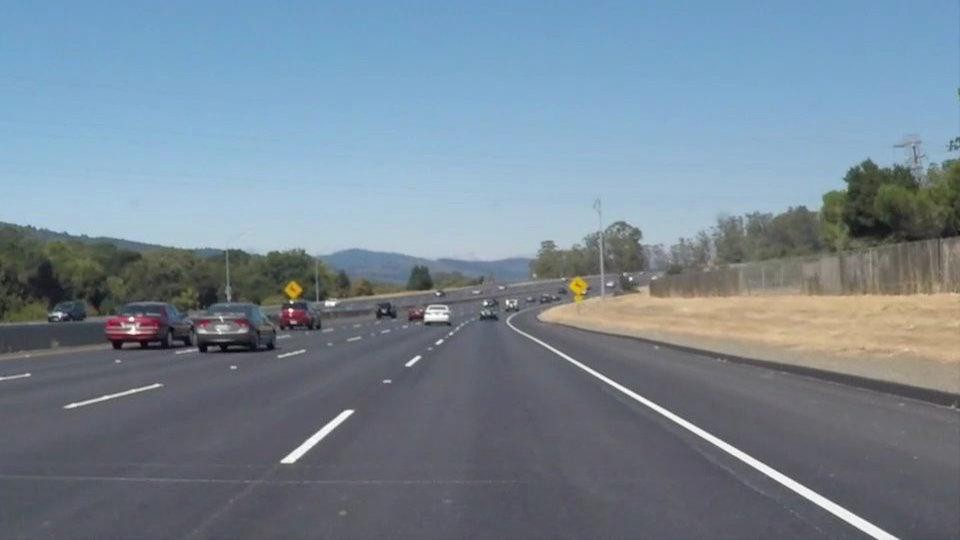
#> input picture src/lane.jpeg, 960 x 540 px
$ python -i curved_lane.py   (imports and definitions only)   (older library calls are emulated)
#> lines starting #> are read from the running program, lines starting #| are printed output that depends on the picture; after the words box and inside, x2 and y2 are one past the last pixel; in counts of white or black regions, pixels touching at a corner belong together

# coding: utf-8

# In[2]:


import numpy as np
import pandas as pd
import cv2
import os
import glob
import matplotlib.pyplot as plt
import pickle

# [1 line not run here, left out]


# ## Calibration & Distortion Correction

# In[3]:


def undistort(img, cal_dir='cal_pickle.p'):
    #cv2.imwrite('camera_cal/test_cal.jpg', dst)
    with open(cal_dir, mode='rb') as f:
        file = pickle.load(f)
    mtx = file['mtx']
    dist = file['dist']
    dst = cv2.undistort(img, mtx, dist, None, mtx)

    return dst


# ## Pipeline and Perspective warp

# In[4]:


def pipeline(img, s_thresh=(100, 255), sx_thresh=(15, 255)):
    img = undistort(img)
    img = np.copy(img)
    # Convert to HLS color space and separate the V channel
    hls = cv2.cvtColor(img, cv2.COLOR_RGB2HLS).astype(np.float)
    l_channel = hls[:,:,1]
    s_channel = hls[:,:,2]
    h_channel = hls[:,:,0]
    # Sobel x
    sobelx = cv2.Sobel(l_channel, cv2.CV_64F, 1, 1) # Take the derivative in x
    abs_sobelx = np.absolute(sobelx) # Absolute x derivative to accentuate lines away from horizontal
    scaled_sobel = np.uint8(255*abs_sobelx/np.max(abs_sobelx))

    # Threshold x gradient
    sxbinary = np.zeros_like(scaled_sobel)
    sxbinary[(scaled_sobel >= sx_thresh[0]) & (scaled_sobel <= sx_thresh[1])] = 1

    # Threshold color channel
    s_binary = np.zeros_like(s_channel)
    s_binary[(s_channel >= s_thresh[0]) & (s_channel <= s_thresh[1])] = 1

    color_binary = np.dstack((np.zeros_like(sxbinary), sxbinary, s_binary)) * 255

    combined_binary = np.zeros_like(sxbinary)
    combined_binary[(s_binary == 1) | (sxbinary == 1)] = 1
    return combined_binary

def perspective_warp(img,
                     dst_size=(1280,720),
                     src=np.float32([(0.43,0.65),(0.58,0.65),(0.1,1),(1,1)]),
                     dst=np.float32([(0,0), (1, 0), (0,1), (1,1)])):
    img_size = np.float32([(img.shape[1],img.shape[0])])
    src = src* img_size
    # For destination points, I'm arbitrarily choosing some points to be
    # a nice fit for displaying our warped result
    # again, not exact, but close enough for our purposes
    dst = dst * np.float32(dst_size)
    # Given src and dst points, calculate the perspective transform matrix
    M = cv2.getPerspectiveTransform(src, dst)
    # Warp the image using OpenCV warpPerspective()
    warped = cv2.warpPerspective(img, M, dst_size)
    return warped

def inv_perspective_warp(img,
                     dst_size=(1280,720),
                     src=np.float32([(0,0), (1, 0), (0,1), (1,1)]),
                     dst=np.float32([(0.43,0.65),(0.58,0.65),(0.1,1),(1,1)])):
    img_size = np.float32([(img.shape[1],img.shape[0])])
    src = src* img_size
    # For destination points, I'm arbitrarily choosing some points to be
    # a nice fit for displaying our warped result
    # again, not exact, but close enough for our purposes
    dst = dst * np.float32(dst_size)
    # Given src and dst points, calculate the perspective transform matrix
    M = cv2.getPerspectiveTransform(src, dst)
    # Warp the image using OpenCV warpPerspective()
    warped = cv2.warpPerspective(img, M, dst_size)
    return warped

def get_hist(img):
    hist = np.sum(img[img.shape[0]//2:,:], axis=0)
    return hist


# ## Sliding Window Algorithm and Curve Plotting

# In[5]:


left_a, left_b, left_c = [],[],[]
right_a, right_b, right_c = [],[],[]

def sliding_window(img, nwindows=9, margin=150, minpix = 1, draw_windows=True):
    global left_a, left_b, left_c,right_a, right_b, right_c
    left_fit_= np.empty(3)
    right_fit_ = np.empty(3)
    out_img = np.dstack((img, img, img))*255

    histogram = get_hist(img)
    # find peaks of left and right halves
    midpoint = int(histogram.shape[0]/2)
    leftx_base = np.argmax(histogram[:midpoint])
    rightx_base = np.argmax(histogram[midpoint:]) + midpoint


    # Set height of windows
    window_height = np.int(img.shape[0]/nwindows)
    # Identify the x and y positions of all nonzero pixels in the image
    nonzero = img.nonzero()
    nonzeroy = np.array(nonzero[0])
    nonzerox = np.array(nonzero[1])
    # Current positions to be updated for each window
    leftx_current = leftx_base
    rightx_current = rightx_base


    # Create empty lists to receive left and right lane pixel indices
    left_lane_inds = []
    right_lane_inds = []

    # Step through the windows one by one
    for window in range(nwindows):
        # Identify window boundaries in x and y (and right and left)
        win_y_low = img.shape[0] - (window+1)*window_height
        win_y_high = img.shape[0] - window*window_height
        win_xleft_low = leftx_current - margin
        win_xleft_high = leftx_current + margin
        win_xright_low = rightx_current - margin
        win_xright_high = rightx_current + margin
        # Draw the windows on the visualization image
        if draw_windows == True:
            cv2.rectangle(out_img,(win_xleft_low,win_y_low),(win_xleft_high,win_y_high),
            (100,255,255), 3)
            cv2.rectangle(out_img,(win_xright_low,win_y_low),(win_xright_high,win_y_high),
            (100,255,255), 3)
        # Identify the nonzero pixels in x and y within the window
        good_left_inds = ((nonzeroy >= win_y_low) & (nonzeroy < win_y_high) &
        (nonzerox >= win_xleft_low) &  (nonzerox < win_xleft_high)).nonzero()[0]
        good_right_inds = ((nonzeroy >= win_y_low) & (nonzeroy < win_y_high) &
        (nonzerox >= win_xright_low) &  (nonzerox < win_xright_high)).nonzero()[0]
        # Append these indices to the lists
        left_lane_inds.append(good_left_inds)
        right_lane_inds.append(good_right_inds)
        # If you found > minpix pixels, recenter next window on their mean position
        if len(good_left_inds) > minpix:
            leftx_current = np.int(np.mean(nonzerox[good_left_inds]))
        if len(good_right_inds) > minpix:
            rightx_current = np.int(np.mean(nonzerox[good_right_inds]))


# [11 lines of commented-out code are left out]
    left_lane_inds = np.concatenate(left_lane_inds)
    right_lane_inds = np.concatenate(right_lane_inds)

    # Extract left and right line pixel positions
    leftx = nonzerox[left_lane_inds]
    lefty = nonzeroy[left_lane_inds]
    rightx = nonzerox[right_lane_inds]
    righty = nonzeroy[right_lane_inds]

    # Fit a second order polynomial to each
    left_fit = np.polyfit(lefty, leftx, 2)
    right_fit = np.polyfit(righty, rightx, 2)

    left_a.append(left_fit[0])
    left_b.append(left_fit[1])
    left_c.append(left_fit[2])

    right_a.append(right_fit[0])
    right_b.append(right_fit[1])
    right_c.append(right_fit[2])

    left_fit_[0] = np.mean(left_a[-10:])
    left_fit_[1] = np.mean(left_b[-10:])
    left_fit_[2] = np.mean(left_c[-10:])

    right_fit_[0] = np.mean(right_a[-10:])
    right_fit_[1] = np.mean(right_b[-10:])
    right_fit_[2] = np.mean(right_c[-10:])

    # Generate x and y values for plotting
    ploty = np.linspace(0, img.shape[0]-1, img.shape[0] )
    left_fitx = left_fit_[0]*ploty**2 + left_fit_[1]*ploty + left_fit_[2]
    right_fitx = right_fit_[0]*ploty**2 + right_fit_[1]*ploty + right_fit_[2]

    out_img[nonzeroy[left_lane_inds], nonzerox[left_lane_inds]] = [255, 0, 100]
    out_img[nonzeroy[right_lane_inds], nonzerox[right_lane_inds]] = [0, 100, 255]

    return out_img, (left_fitx, right_fitx), (left_fit_, right_fit_), ploty


def draw_lanes(img, left_fit, right_fit):
    ploty = np.linspace(0, img.shape[0]-1, img.shape[0])
    color_img = np.zeros_like(img)

    left = np.array([np.transpose(np.vstack([left_fit, ploty]))])
    right = np.array([np.flipud(np.transpose(np.vstack([right_fit, ploty])))])
    points = np.hstack((left, right))

    cv2.fillPoly(color_img, np.int_(points), (48, 185, 44 ))
    inv_perspective = inv_perspective_warp(color_img)
    inv_perspective = cv2.addWeighted(img, 1, inv_perspective, 0.7, 0)
    return inv_perspective


# In[6]:


def get_curve(img, leftx, rightx):
    ploty = np.linspace(0, img.shape[0]-1, img.shape[0])
    y_eval = np.max(ploty)
    ym_per_pix = 30.5/720 # meters per pixel in y dimension
    xm_per_pix = 3.7/720 # meters per pixel in x dimension
#     ym_per_pix=1
#     xm_per_pix=1
    # Fit new polynomials to x,y in world space
    print(img.shape)
    print(len(leftx))
    print(len(rightx))
    print(len(ploty*ym_per_pix))
    print(len(leftx*xm_per_pix))
    left_fit_cr = np.polyfit(ploty*ym_per_pix, leftx*xm_per_pix, 2)
    right_fit_cr = np.polyfit(ploty*ym_per_pix, rightx*xm_per_pix, 2)
    # Calculate the new radii of curvature
    left_curverad = ((1 + (2*left_fit_cr[0]*y_eval*ym_per_pix + left_fit_cr[1])**2)**1.5) / np.absolute(2*left_fit_cr[0])
    right_curverad = ((1 + (2*right_fit_cr[0]*y_eval*ym_per_pix + right_fit_cr[1])**2)**1.5) / np.absolute(2*right_fit_cr[0])

    car_pos = img.shape[1]/2
    l_fit_x_int = left_fit_cr[0]*img.shape[0]**2 + left_fit_cr[1]*img.shape[0] + left_fit_cr[2]
    r_fit_x_int = right_fit_cr[0]*img.shape[0]**2 + right_fit_cr[1]*img.shape[0] + right_fit_cr[2]
    lane_center_position = (r_fit_x_int + l_fit_x_int) /2
    center = (car_pos - lane_center_position) * xm_per_pix / 10
    # Now our radius of curvature is in meters
    return (left_curverad, right_curverad, center)


# ## Video Pipeline

# In[7]:


def vid_pipeline(img):
    global running_avg
    global index
    img_ = pipeline(img)
    img_ = perspective_warp(img_)
    out_img, curves, lanes, ploty = sliding_window(img_, draw_windows=False)
    curverad =get_curve(img, curves[0], curves[1])
    lane_curve = np.mean([curverad[0], curverad[1]])
    img = draw_lanes(img, curves[0], curves[1])

    font = cv2.FONT_HERSHEY_SIMPLEX
    fontColor = (0, 0, 0)
    fontSize=0.5
#     print(curverad[2])
    cv2.putText(img, 'Lane Curvature: {:.0f} m'.format(lane_curve), (570, 620), font, fontSize, fontColor, 2)
    cv2.putText(img, 'Vehicle offset: {:.4f} m'.format(curverad[2]), (570, 650), font, fontSize, fontColor, 2)
    ret, jpeg = cv2.imencode('.jpg', img)
    return jpeg.tobytes()


# [31 lines of commented-out code are left out]

>>> import cv2
>>> picture = cv2.cvtColor(cv2.imread('lane.jpeg'), cv2.COLOR_BGR2RGB)
>>> result = vid_pipeline(picture)
#> (reads src/cal_pickle.p from the repository)
#> in pipeline, `l_channel = hls[:,:,1]`:
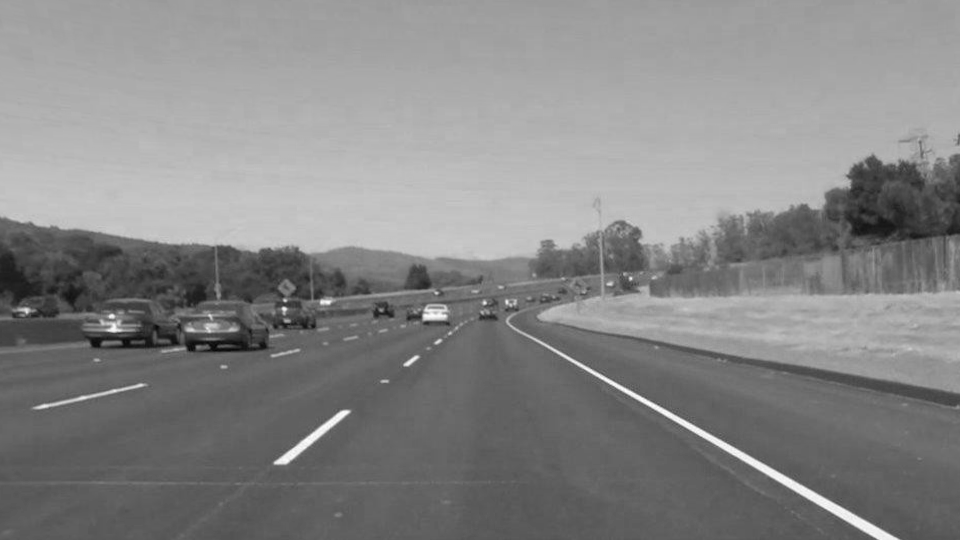
#> l_channel: shape (540, 960) float64; min 6, max 254, mean 134
#> in pipeline, `s_channel = hls[:,:,2]`:
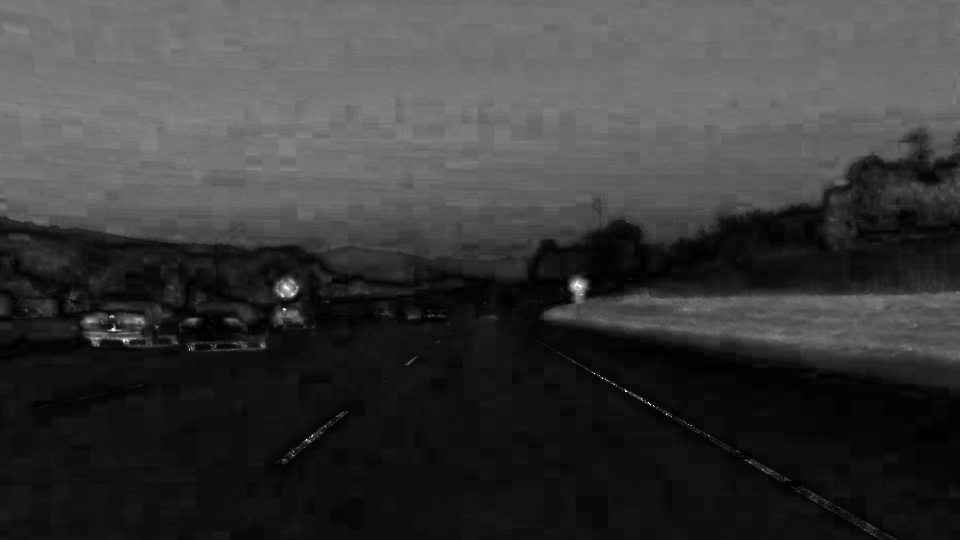
#> s_channel: shape (540, 960) float64; min 0, max 255, mean 57.7
#> in pipeline, `h_channel = hls[:,:,0]`:
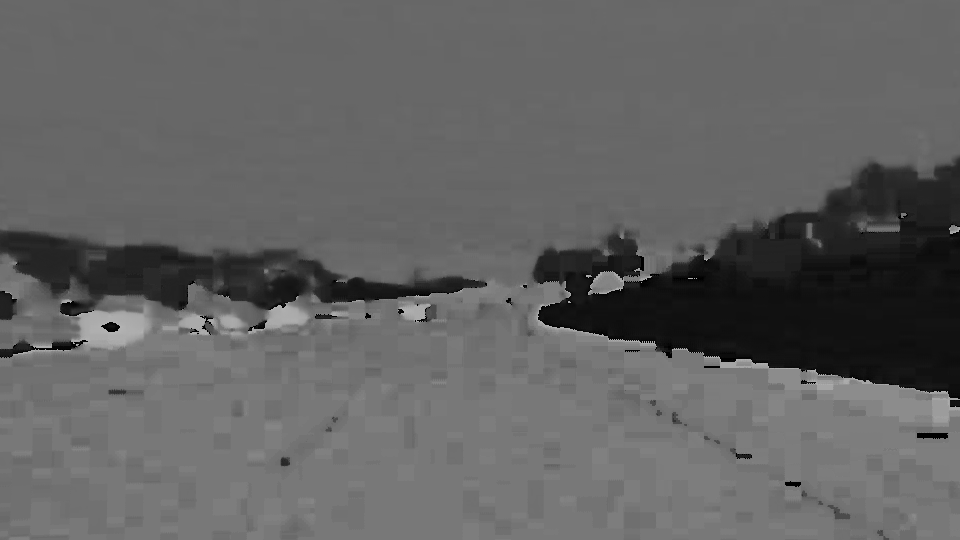
#> h_channel: shape (540, 960) float64; min 0, max 179, mean 98.2
#> in pipeline, `sobelx = cv2.Sobel(l_channel, cv2.CV_64F, 1, 1)`:
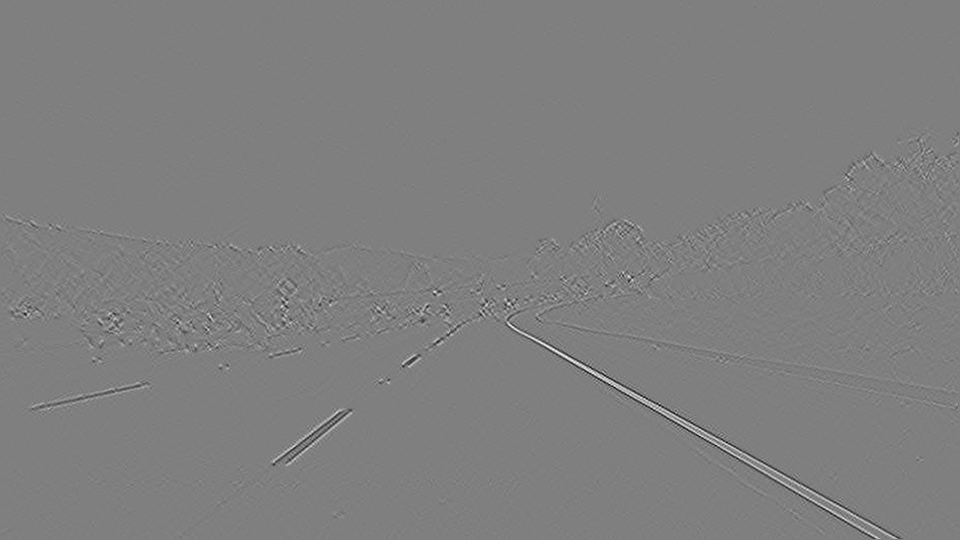
#> sobelx: shape (540, 960) float64; min -127, max 128, mean 0; drawn with min black and max white
#> in vid_pipeline, `img_ = pipeline(img)`:
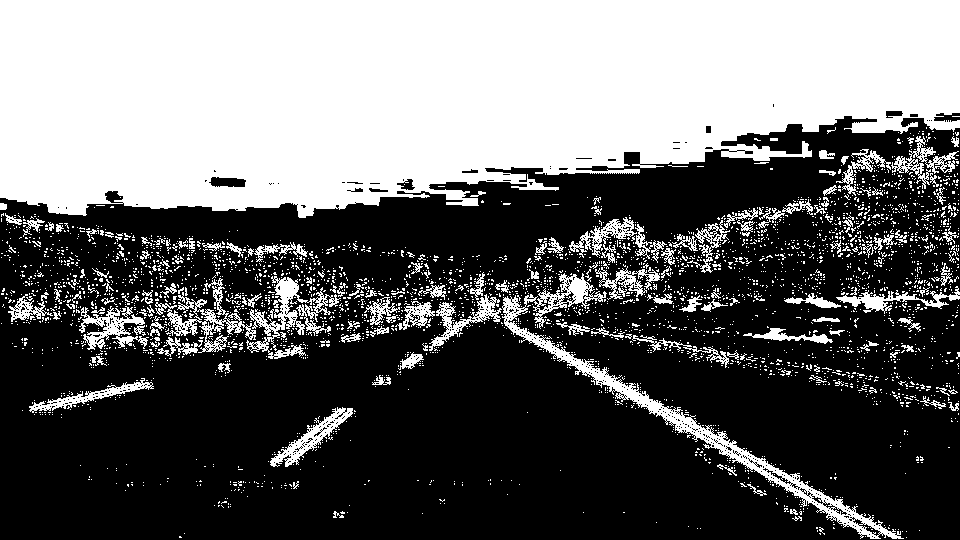
#> img_: shape (540, 960); values 0 (black) and 1 (white), 40.6% white; 3560 white regions (3393 under 20 px), largest, box (x1, y1, x2, y2) and area: (0, 0, 960, 218) 169629, (502, 273, 904, 539) 6840, (246, 276, 341, 359) 2239
#> in perspective_warp, `src = src* img_size`: src = [[412.8, 351], [556.8, 351], [96, 540], [960, 540]]
#> in perspective_warp, `dst = dst * np.float32(dst_size)`: dst = [[0, 0], [1280, 0], [0, 720], [1280, 720]]
#> in perspective_warp, `M = cv2.getPerspectiveTransform(src, dst)`: M = [[-1.07, -1.8, 1074], [2.37e-16, -2.76, 968.3], [0, -0.00319, 1]]
#> in perspective_warp, `warped = cv2.warpPerspective(img, M, dst_size)`:
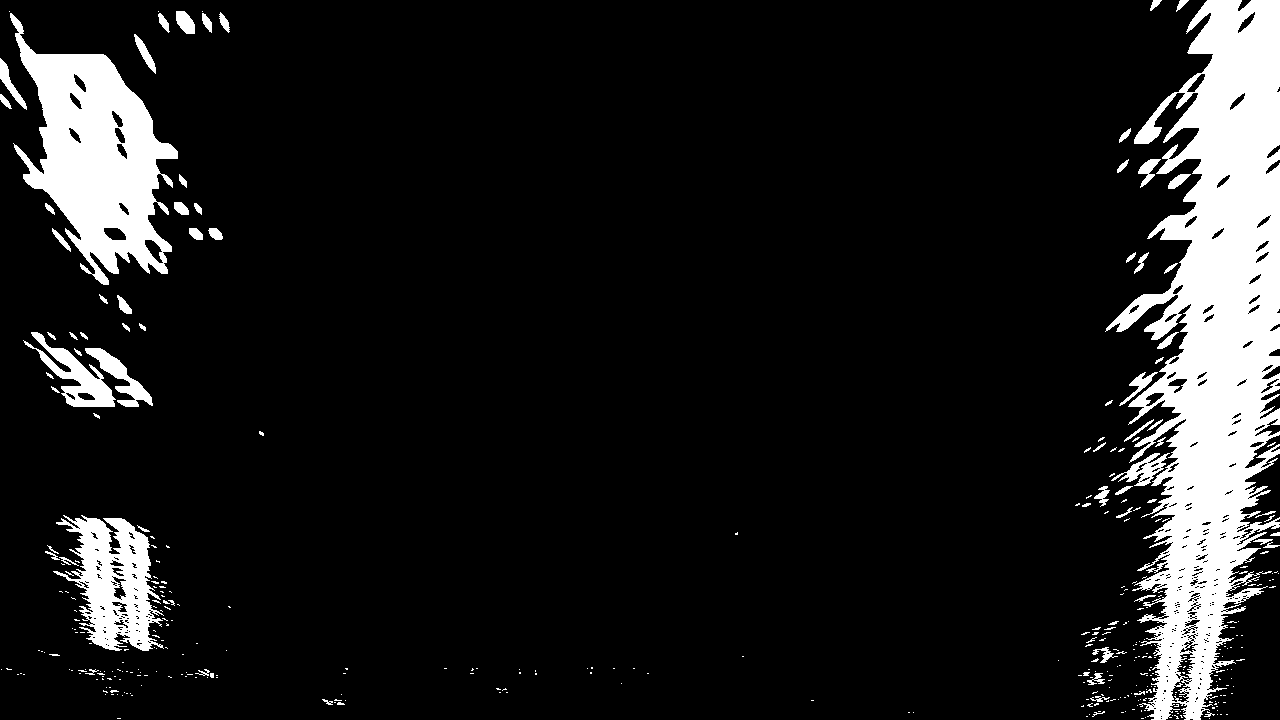
#> warped: shape (720, 1280); values 0 (black) and 1 (white), 11.3% white; 385 white regions (313 under 20 px), largest, box (x1, y1, x2, y2) and area: (1105, 0, 1280, 720) 64477, (10, 13, 178, 285) 21422, (53, 515, 164, 651) 7764
#> in get_hist, `hist = np.sum(img[img.shape[0]//2:,:], axis=0)`: hist = 1280 values, max 339 at index 1199, min 0 at index 0, mean 34.19
#> in sliding_window, `histogram = get_hist(img)`: histogram has the same summary as hist in get_hist
#> in sliding_window, `leftx_base = np.argmax(histogram[:midpoint])`: leftx_base = 102
#> in sliding_window, `rightx_base = np.argmax(histogram[midpoint:]) + midpoint`: rightx_base = 1199
#> in sliding_window, `nonzero = img.nonzero()`: nonzero = 104464 positions, rows 0 to 719, columns 0 to 1279
#> in sliding_window, `leftx_current = leftx_base`: leftx_current = 102
#> in sliding_window, `rightx_current = rightx_base`: rightx_current = 1199
#> the loop in sliding_window, `for window in range(nwindows):` made 9 passes
#> (win_xleft_low, win_xleft_high, win_xright_low, win_xright_high, leftx_current, rightx_current) on passes 1 to 9: (-48, 252, 1049, 1349, 126, 1174), (-24, 276, 1024, 1324, 117, 1193), (-33, 267, 1043, 1343, 106, 1204), (-44, 256, 1054, 1354, 104, 1205), (-46, 254, 1055, 1355, 88, 1213), (-62, 238, 1063, 1363, 118, 1219), (-32, 268, 1069, 1369, 106, 1223), (-44, 256, 1073, 1373, 93, 1223), (-57, 243, 1073, 1373, 89, 1237)
#> after the loop in sliding_window, `for window in range(nwindows):`: left_lane_inds = 9 items
#> in sliding_window, `left_fit = np.polyfit(lefty, leftx, 2)`: left_fit = [-1.15e-05, 0.0481, 90.6]
#> in sliding_window, `right_fit = np.polyfit(righty, rightx, 2)`: right_fit = [-7.17e-05, -0.0281, 1232.9]
#> in sliding_window, `out_img[nonzeroy[right_lane_inds], nonzerox[right_lane_inds]] = [0, 10..`:
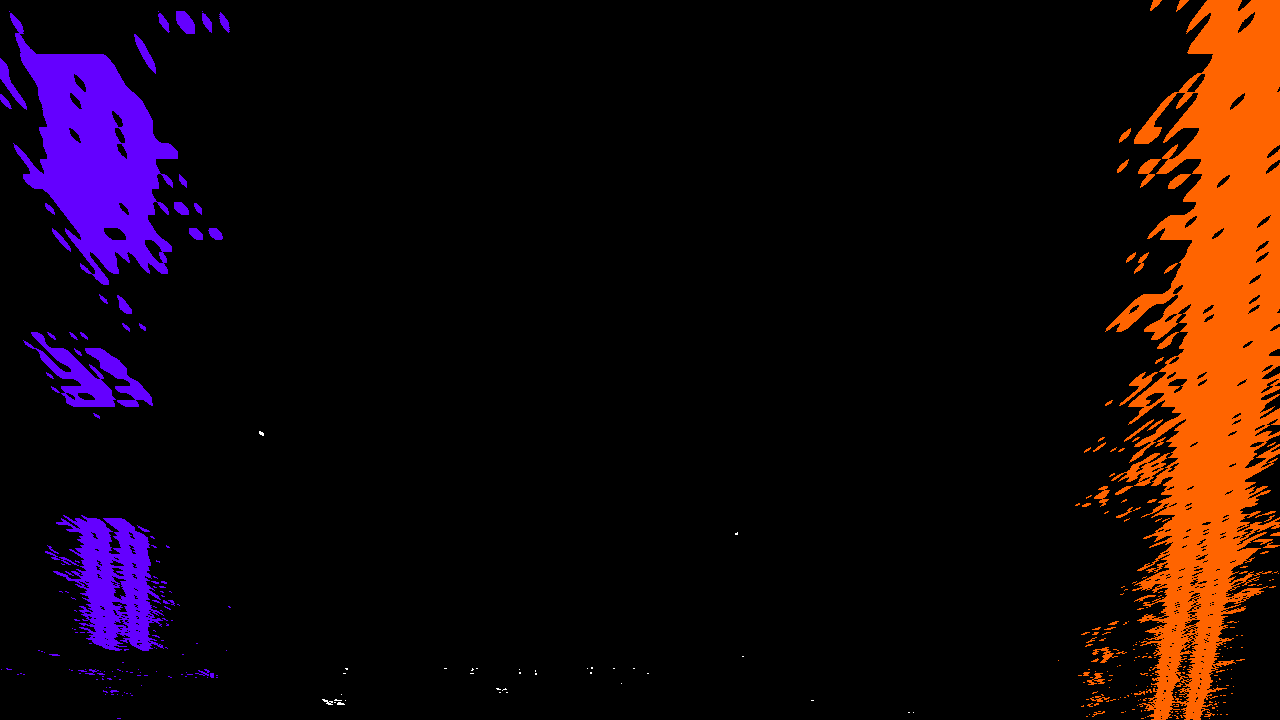
#> out_img: shape (720, 1280, 3); mean of channels 0, 1, 2 9.9, 7.5, 22.9; drawn as B, G, R
#> in vid_pipeline, `out_img, curves, lanes, ploty = sliding_window(img_, draw_windows=False)`: lanes = ([-1.15e-05, 0.0481, 90.6], [-7.17e-05, -0.0281, 1232.9]); ploty = 720 values from 0 to 719
#| (540, 960, 3)
#| 720
#| 720
#| 540
#| 720
#> (the run stopped early here; a loop or call above may not have finished)
